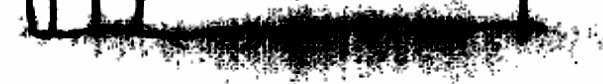
#> input picture UNED/computer-vision/pec2/data/lineaRuidosa.png, 603 x 84 px
$ python pec2_ej1b.py
#> lines starting #> are read from the running program, lines starting #| are printed output that depends on the picture; after the words box and inside, x2 and y2 are one past the last pixel; in counts of white or black regions, pixels touching at a corner belong together
import cv2 as cv
import numpy as np
import random

def model_from_2_points(p1, p2):
    x1, y1 = p1
    x2, y2 = p2
    a = float(y1 - y2)
    b = float(x2 - x1)
    c = float(x1*y2 - x2*y1)
    n = np.sqrt(a*a + b*b) + 1e-9
    return a/n, b/n, c/n

def refit_with_inliers(inlier_xy):
    pts = np.array(inlier_xy, dtype=np.float32).reshape(-1, 1, 2)
    line = cv.fitLine(pts, cv.DIST_L2, 0, 0.01, 0.01)
    vx, vy, x0, y0 = line.ravel().tolist()

    a = float(vy)
    b = float(-vx)
    c = -(a*x0 + b*y0)

    n = np.sqrt(a*a + b*b) + 1e-9
    return a/n, b/n, c/n

def draw_line(img_bgr, a, b, c, color=(0, 0, 255), thickness=2):
    h, w = img_bgr.shape[:2]
    pts = []

    if abs(b) > 1e-9:
        y0 = int(round((-c) / b))
        y1 = int(round((-c - a*(w-1)) / b))
        pts.append((0, y0))
        pts.append((w-1, y1))

    if abs(a) > 1e-9:
        x0 = int(round((-c) / a))
        x1 = int(round((-c - b*(h-1)) / a))
        pts.append((x0, 0))
        pts.append((x1, h-1))

    inside = []
    for (x, y) in pts:
        if 0 <= x < w and 0 <= y < h:
            inside.append((x, y))

    out = img_bgr.copy()
    if len(inside) >= 2:
        cv.line(out, inside[0], inside[1], color, thickness, cv.LINE_AA)
    return out

def ransac_line_vectorized(xs, ys, N, t, d):
    n = xs.shape[0]
    if n < 2:
        return None, None

    best_count = 0
    best_mask = None
    best_model = None

    for it in range(N):
        i1 = random.randrange(n)
        i2 = random.randrange(n)
        if i1 == i2:
            continue

        x1, y1 = xs[i1], ys[i1]
        x2, y2 = xs[i2], ys[i2]

        if (x1-x2)**2 + (y1-y2)**2 < 25:
            continue

        a, b, c = model_from_2_points((x1, y1), (x2, y2))

        dists = np.abs(a*xs + b*ys + c)

        mask = dists < t
        count = int(np.sum(mask))

        if count >= d and count > best_count:
            best_count = count
            best_mask = mask
            best_model = (a, b, c)

        if it % 50 == 0:
            if cv.waitKey(1) & 0xFF == 27:
                break

    if best_model is None or best_mask is None:
        return None, None

    return best_model, best_mask

img = cv.imread("data/lineaRuidosa.png")
#> img is the input picture: shape (84, 603, 3); min 0, max 255, mean 158.5

gray = cv.cvtColor(img, cv.COLOR_BGR2GRAY)

cv.namedWindow("panel", cv.WINDOW_NORMAL)
cv.resizeWindow("panel", 420, 320)
cv.namedWindow("binaria", cv.WINDOW_NORMAL)
cv.namedWindow("vista", cv.WINDOW_NORMAL)

cv.createTrackbar("bin_th", "panel", 46, 255, lambda x: None)
cv.createTrackbar("N_iters", "panel", 1217, 5000, lambda x: None)
cv.createTrackbar("t_dist", "panel", 5, 30, lambda x: None)
cv.createTrackbar("d_inl", "panel", 532, 20000, lambda x: None)
cv.createTrackbar("max_pts", "panel", 14829, 60000, lambda x: None)

dummy = np.zeros((50, 300), dtype=np.uint8)
cv.imshow("panel", dummy)
cv.waitKey(1)

last_params = None
cached_model = None
cached_inliers = None
cached_bw = None

while True:
    if cv.getWindowProperty("panel", cv.WND_PROP_VISIBLE) < 1:
        break

    bin_th = cv.getTrackbarPos("bin_th", "panel")
    N_user = cv.getTrackbarPos("N_iters", "panel")
    t = max(1, cv.getTrackbarPos("t_dist", "panel"))
    d = max(2, cv.getTrackbarPos("d_inl", "panel"))
    max_pts = cv.getTrackbarPos("max_pts", "panel")

    params = (bin_th, N_user, t, d, max_pts)

    if params != last_params:
        last_params = params

        _, bw = cv.threshold(gray, bin_th, 255, cv.THRESH_BINARY)
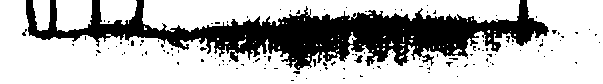
#> bw: shape (84, 603); 70.9% white; 130 black regions (128 under 20 px), largest, box (x1, y1, x2, y2) and area: (26, 0, 549, 70) 14180, (354, 55, 363, 63) 37
        cached_bw = bw

        ys, xs = np.where(bw == 255)
        if len(xs) == 0:
            cached_model = None
            cached_inliers = None
        else:
            if len(xs) > max_pts:
                idx = np.random.choice(len(xs), size=max_pts, replace=False)
#> idx = 14829 values, max 35903 at index 2352, min 0 at index 14064, mean 18006.4
                xs_s = xs[idx].astype(np.float32)
#> xs_s = 14829 values, max 602 at index 1113, min 0 at index 812, mean 294.6
                ys_s = ys[idx].astype(np.float32)
#> ys_s = 14829 values, max 83 at index 16, min 0 at index 53, mean 44.7
            else:
                xs_s = xs.astype(np.float32)
                ys_s = ys.astype(np.float32)

            N = min(N_user, 1500)

            model0, mask = ransac_line_vectorized(
                xs_s, ys_s, N=N, t=float(t), d=int(d))
#> the loop in ransac_line_vectorized, `for it in range(N):` made 1 pass; (key Esc is pressed on pass 1)
#> (a, b, c, n in model_from_2_points) on pass 1: (0, -1, 71, 187)
#> after the loop in ransac_line_vectorized, `for it in range(N):`: best_count = 2233
#> model0 = (0, -1, 71)

            if model0 is None:
                cached_model = None
                cached_inliers = None
            else:
                inlier_xy = np.column_stack([xs_s[mask], ys_s[mask]]).tolist()
#> inlier_xy = 2233 pairs, first value 0 to 602, second value 67 to 75
                if len(inlier_xy) >= 2:
                    a2, b2, c2 = refit_with_inliers(inlier_xy)
#> in refit_with_inliers, `pts = np.array(inlier_xy, dtype=np.float32).reshape(-1, 1, 2)`: pts = 2233 rows, first 8: [219, 75], [243, 70], [333, 67], [220, 71], [470, 70], [204, 67], [557, 67], [324, 72]
#> in refit_with_inliers, `line = cv.fitLine(pts, cv.DIST_L2, 0, 0.01, 0.01)`: line = [1, 0.000155, 299.3, 71.01]
#> in refit_with_inliers, `vx, vy, x0, y0 = line.ravel().tolist()`: vx = 1; vy = 0.000155; x0 = 299.3; y0 = 71.01
#> in refit_with_inliers, `a = float(vy)`: a = 0.000155
#> in refit_with_inliers, `b = float(-vx)`: b = -1
#> in refit_with_inliers, `c = -(a*x0 + b*y0)`: c = 70.97
#> in refit_with_inliers, `n = np.sqrt(a*a + b*b) + 1e-9`: n = 1
#> a2 = 0.000155; b2 = -1; c2 = 70.97
                    cached_model = (a2, b2, c2)
#> cached_model = (0.000155, -1, 70.97)
                    cached_inliers = inlier_xy
#> cached_inliers has the same summary as inlier_xy
                else:
                    cached_model = None
                    cached_inliers = None

    vis = cv.cvtColor(gray, cv.COLOR_GRAY2BGR)
    bw_show = cached_bw if cached_bw is not None else np.zeros_like(gray)

    if cached_model is not None:
        a, b, c = cached_model
#> a = 0.000155; b = -1; c = 70.97

        if cached_inliers is not None and len(cached_inliers) > 0:
            step = max(1, len(cached_inliers) // 6000)
#> step = 1
            for i in range(0, len(cached_inliers), step):
                x, y = cached_inliers[i]
                x = int(x)
                y = int(y)
                if 0 <= x < vis.shape[1] and 0 <= y < vis.shape[0]:
                    vis[y, x] = (0, 255, 0)
#> this loop made 2233 passes
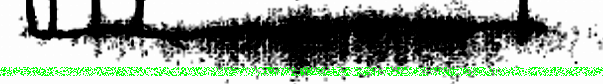
#> vis: shape (84, 603, 3); 4.41% of pixels changed, all inside (x1, y1, x2, y2) = (0, 67, 603, 76)

        vis = draw_line(vis, a, b, c, color=(0, 0, 255), thickness=2)
#> in draw_line, `y0 = int(round((-c) / b))`: y0 = 71
#> in draw_line, `x0 = int(round((-c) / a))`: x0 = -456614
#> in draw_line, `x1 = int(round((-c - b*(h-1)) / a))`: x1 = 77437
#> the loop in draw_line, `for (x, y) in pts:` made 4 passes
#> (x, y) on passes 1 to 4: (0, 71), (602, 71), (-456614, 0), (77437, 83)
#> after the loop in draw_line, `for (x, y) in pts:`: inside = [(0, 71), (602, 71)]
#> in draw_line, `cv.line(out, inside[0], inside[1], color, thickness, cv.LINE_AA)`:
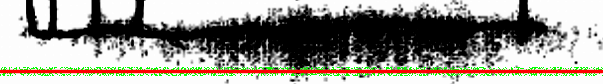
#> out: shape (84, 603, 3); 5.95% of pixels changed, all inside (x1, y1, x2, y2) = (0, 69, 603, 74)

        if abs(b) > 1e-9:
            m = -a / b
#> m = 0.000155
            ang = np.degrees(np.arctan(m))
#> ang = 0.0089
        else:
            ang = 90.0

        cv.putText(vis, f"inliers={len(cached_inliers)}  ang={ang:.2f} deg",
                   (10, 30), cv.FONT_HERSHEY_SIMPLEX, 0.9, (0, 0, 255), 2)
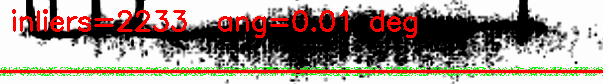
#> vis: shape (84, 603, 3); 5.31% of pixels changed, all inside (x1, y1, x2, y2) = (12, 9, 417, 38)
    else:
        cv.putText(vis, "Sin modelo (baja d, sube t, baja bin_th)",
                   (10, 30), cv.FONT_HERSHEY_SIMPLEX, 0.9, (0, 0, 255), 2)

    cv.imshow("binaria", bw_show)
    cv.imshow("vista", vis)

    if cv.waitKey(20) & 0xFF == 27:
#> (key Esc is pressed here)
        break

cv.destroyAllWindows()

$ run again, with UNED/computer-vision/pec2/data/formulario.png copied over UNED/computer-vision/pec2/data/lineaRuidosa.png
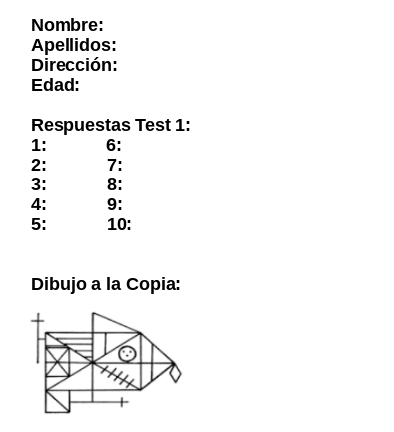
#> input picture UNED/computer-vision/pec2/data/formulario.png, 394 x 432 px
#> img is the input picture: shape (432, 394, 3); min 0, max 255, mean 246.3
#> `_, bw = cv.threshold(gray, bin_th, 255, cv.THRESH_BINARY)`:
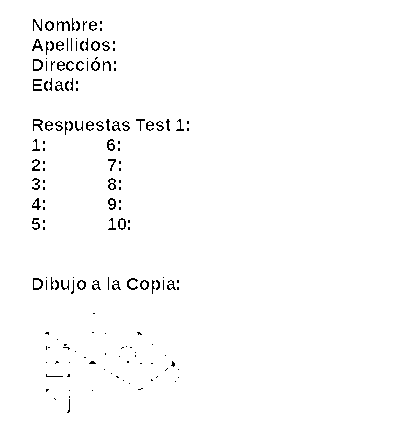
#> bw: shape (432, 394); 98.3% white; black in thin lines or dots, all inside (x1, y1, x2, y2) = (32, 18, 189, 413)
#> idx = 14829 values, max 167345 at index 2734, min 12 at index 6970, mean 83991
#> xs_s = 14829 values, max 393 at index 551, min 0 at index 188, mean 197.4
#> ys_s = 14829 values, max 431 at index 690, min 0 at index 179, mean 217.3
#> the loop in ransac_line_vectorized, `for it in range(N):` made 1 pass; (key Esc is pressed on pass 1)
#> (a, b, c, n in model_from_2_points) on pass 1: (0.713, -0.701, 64.86, 171.1)
#> after the loop in ransac_line_vectorized, `for it in range(N):`: best_count = 0
#> `cv.putText(vis, "Sin modelo (baja d, sube t, baja bin_th)", (10, 30), ..`:
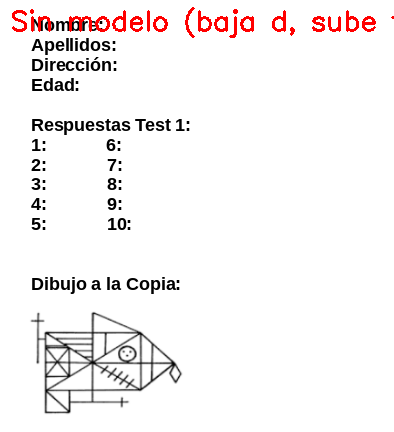
#> vis: shape (432, 394, 3); 1.36% of pixels changed, all inside (x1, y1, x2, y2) = (12, 7, 394, 38)
